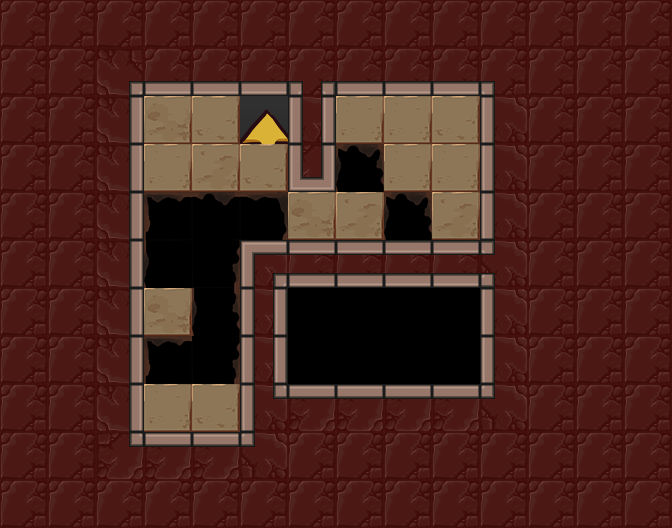

A 2D game scene composited from a Tiled map and its tileset images. What follows is a short description and the map's XML, with each tile layer's data collapsed to a summary:
An orthogonal 14x11 tile map with 48x48 px tiles, 3 tile layers (Floor, Holes, Walls), 7 tilesets and 6 objects (mirror, lightSwitch, lightOrb, player_start, exit).

<map version="1.0" orientation="orthogonal" renderorder="right-down" width="14" height="11" tilewidth="48" tileheight="48" nextobjectid="93">
 <tileset firstgid="1" name="walls" tilewidth="48" tileheight="48" tilecount="42">
  <image source="../../images/kongregate_release/wall_sheet.png" width="336" height="288" />
 </tileset>
 <tileset firstgid="43" name="exit" tilewidth="48" tileheight="48" tilecount="12">
  <image source="../../images/kongregate_release/gate_sheet.png" width="192" height="144" />
 </tileset>
 <tileset firstgid="55" name="floors" tilewidth="48" tileheight="48" tilecount="4">
  <image source="../../images/kongregate_release/floor_sheet.png" width="192" height="48" />
 </tileset>
 <tileset firstgid="59" name="holes" tilewidth="48" tileheight="48" tilecount="24">
  <image source="../../images/kongregate_release/hole_sheet.png" width="288" height="192" />
 </tileset>
 <tileset firstgid="83" name="mirrors" tilewidth="48" tileheight="48" tilecount="4">
  <image source="../../images/kongregate_release/mirror_sheet.png" width="96" height="96" />
 </tileset>
 <tileset firstgid="87" name="orb_sheet" tilewidth="48" tileheight="48" tilecount="9">
  <image source="../../images/kongregate_release/orb_sheet.png" width="144" height="144" />
 </tileset>
 <tileset firstgid="96" name="tutorialImages" tilewidth="48" tileheight="48" tilecount="50">
  <image source="../../images/kongregate_release/tutorial_sheet.png" width="512" height="256" />
 </tileset>
 <layer name="Floor" width="14" height="11">
  <properties>
   <property name="tileset" value="floors" />
  </properties>
  <data>[154 cells, 18 non-empty, 6 distinct tile ids]</data>
 </layer>
 <layer name="Holes" width="14" height="11">
  <properties>
   <property name="tileset" value="holes" />
  </properties>
  <data>[154 cells, 10 non-empty, 7 distinct tile ids]</data>
 </layer>
 <layer name="Walls" width="14" height="11">
  <properties>
   <property name="tileset" value="walls" />
  </properties>
  <data>[154 cells, 119 non-empty, 16 distinct tile ids]</data>
 </layer>
 <objectgroup name="Objects" />
 <objectgroup name="Tutorial Images">
  <object id="87" gid="109" x="288" y="336" width="48" height="48" />
 </objectgroup>
 <objectgroup name="Mirrors">
  <object id="88" type="mirror" gid="2147483732" x="288" y="240" width="48" height="48">
   <properties>
    <property name="sides" value="1" />
   </properties>
  </object>
 </objectgroup>
 <objectgroup name="Light">
  <object id="89" type="lightSwitch" gid="87" x="336" y="144" width="48" height="48" />
  <object id="90" type="lightOrb" gid="93" x="432" y="240" width="48" height="48">
   <properties>
    <property name="direction" value="1" />
   </properties>
  </object>
 </objectgroup>
 <objectgroup color="#141ba4" name="player_start">
  <properties>
   <property name="tileset" value="tutorialImages" />
  </properties>
  <object id="91" type="player_start" x="144" y="384" width="48" height="48">
   <properties>
    <property name="direction_facing" value="16" />
   </properties>
  </object>
 </objectgroup>
 <objectgroup color="#71a400" name="Exit">
  <object id="92" type="exit" gid="43" x="240" y="144" width="48" height="48" />
 </objectgroup>
</map>
